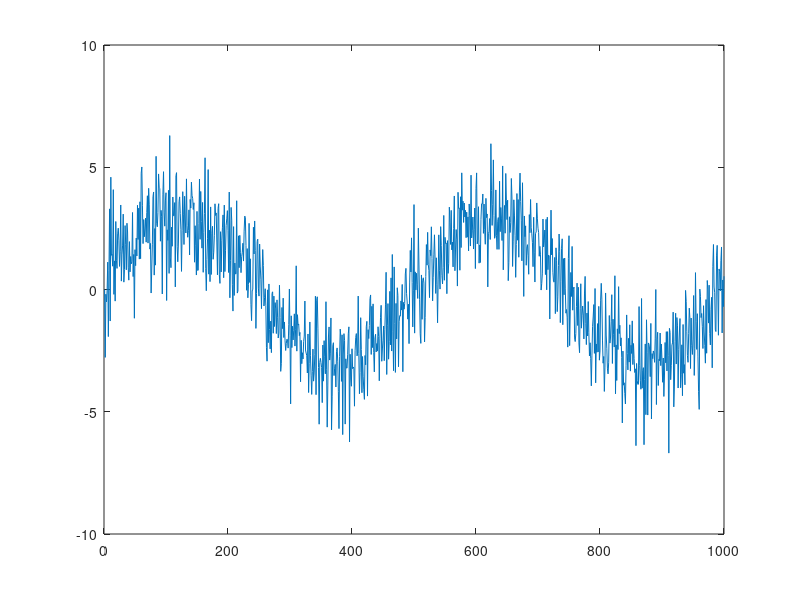
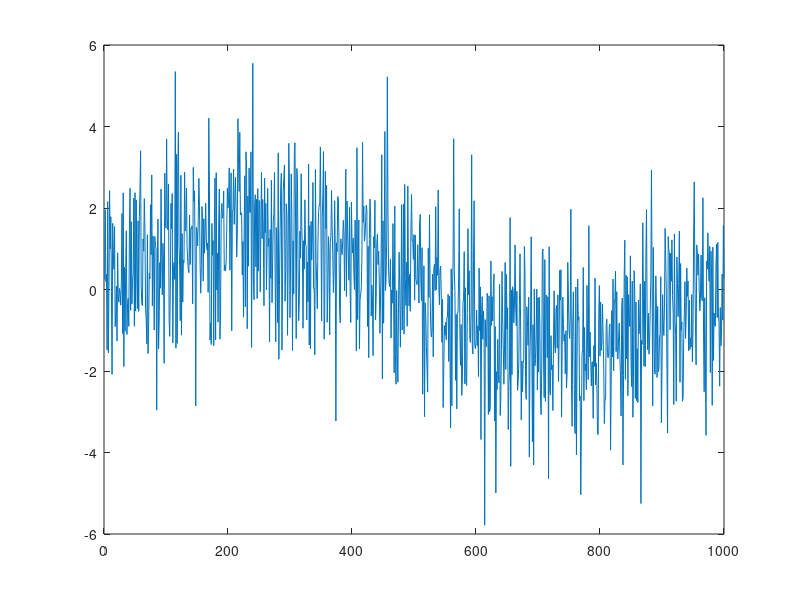

MATLAB code for these plots, in order:
function test_get_pca_features
close all;
M=400;
N=1000;
tt=linspace(0,1,N);
X=randn(M,N);
X(1,:)=X(1,:)+sin(tt*2*pi);
X(2,:)=X(2,:)-sin(tt*2*pi);
X(3,:)=X(3,:)+sin(2*tt*2*pi);
X(3,:)=X(4,:)-sin(2*tt*2*pi);
X(3,:)=X(5,:)+3*sin(2*tt*2*pi);
FF1=method1(X);
figure; plot(FF1(1,:));
figure; plot(FF1(2,:));

end

function z=method1(X)
[U,D] = eig(X*X');   % takes O(MM^2*(MM+Ns)). Note eig faster than svd.
[d,I] = sort(diag(D),'descend'); U = U(:,I);  % sort eigenvectors
U = bsxfun(@times, U, std_signs(U));   % std signs of col vecs
z = U'*X;   % get all components in O(MM^2*Ns).   sing vals = sqrt(diag(D))
end

function s = std_signs(U)
% standardized signs from col vecs of U. Barnett 12/23/14
[m n] = size(U);
s = nan(1,n);
for j=1:n
  [~,i] = max(abs(U(:,j)));   % index of max entry in jth col vec of U
  s(j) = sign(U(i,j));
end
end